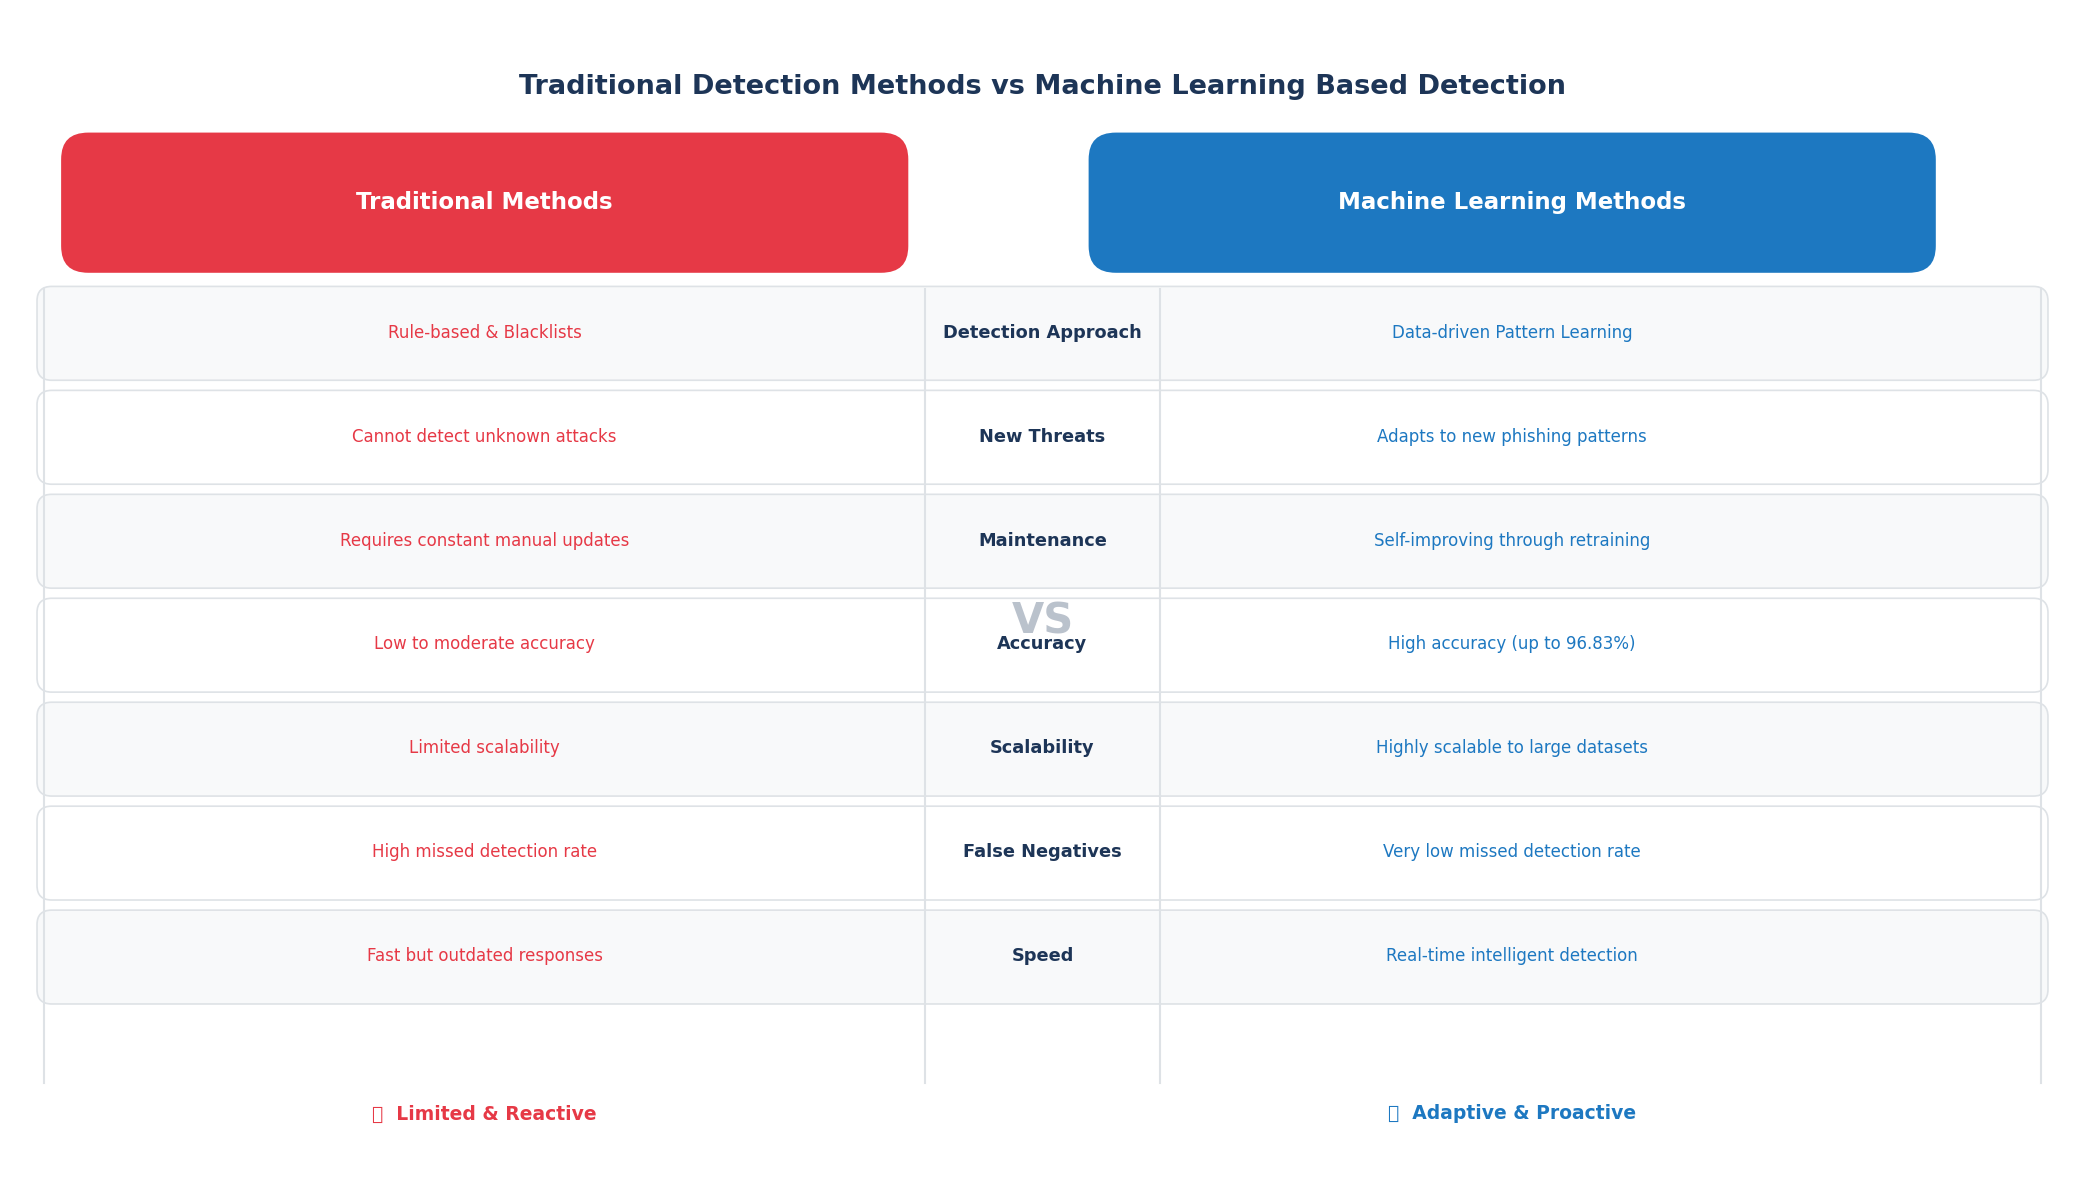

This figure's Python source:
import matplotlib.pyplot as plt
from matplotlib.patches import FancyBboxPatch
import warnings
warnings.filterwarnings('ignore')

fig, ax = plt.subplots(figsize=(14, 8))
ax.set_xlim(0, 14)
ax.set_ylim(0, 8)
ax.axis('off')

C_RED   = '#E63946'
C_BLUE  = '#1D78C1'
C_DARK  = '#1D3557'
C_LIGHT = '#F1FAEE'

ax.text(7, 7.5, 'Traditional Detection Methods vs Machine Learning Based Detection',
        ha='center', va='center', fontsize=13, fontweight='bold', color=C_DARK)

# Column headers
for x, label, color in [(3.2, 'Traditional Methods', C_RED),
                          (10.2, 'Machine Learning Methods', C_BLUE)]:
    box = FancyBboxPatch((x - 2.8, 6.3), 5.6, 0.8,
                          boxstyle="round,pad=0.1,rounding_size=0.2",
                          facecolor=color, edgecolor='white', linewidth=2)
    ax.add_patch(box)
    ax.text(x, 6.7, label, ha='center', va='center',
            fontsize=11, fontweight='bold', color='white')

# VS divider
ax.text(7, 3.8, 'VS', ha='center', va='center',
        fontsize=20, fontweight='bold', color=C_DARK, alpha=0.3)

# Comparison rows
rows = [
    ('Detection Approach', 'Rule-based & Blacklists',        'Data-driven Pattern Learning'),
    ('New Threats',        'Cannot detect unknown attacks',  'Adapts to new phishing patterns'),
    ('Maintenance',        'Requires constant manual updates','Self-improving through retraining'),
    ('Accuracy',           'Low to moderate accuracy',       'High accuracy (up to 96.83%)'),
    ('Scalability',        'Limited scalability',            'Highly scalable to large datasets'),
    ('False Negatives',    'High missed detection rate',     'Very low missed detection rate'),
    ('Speed',              'Fast but outdated responses',    'Real-time intelligent detection'),
]

y_start = 5.8
for i, (aspect, trad, ml) in enumerate(rows):
    y = y_start - i * 0.72
    bg = '#F8F9FA' if i % 2 == 0 else '#FFFFFF'

    # Row background
    box = FancyBboxPatch((0.2, y - 0.28), 13.6, 0.55,
                          boxstyle="round,pad=0.05,rounding_size=0.1",
                          facecolor=bg, edgecolor='#DEE2E6', linewidth=0.8)
    ax.add_patch(box)

    ax.text(7,    y, aspect, ha='center', va='center',
            fontsize=8.5, fontweight='bold', color=C_DARK)
    ax.text(3.2,  y, trad,   ha='center', va='center',
            fontsize=8,   color=C_RED)
    ax.text(10.2, y, ml,     ha='center', va='center',
            fontsize=8,   color=C_BLUE)

# Vertical dividers
for x in [0.2, 6.2, 7.8, 13.8]:
    ax.plot([x, x], [0.6, 6.1], color='#DEE2E6', linewidth=1)

ax.text(3.2,  0.35, '❌  Limited & Reactive', ha='center',
        fontsize=9, color=C_RED, fontweight='bold')
ax.text(10.2, 0.35, '✅  Adaptive & Proactive', ha='center',
        fontsize=9, color=C_BLUE, fontweight='bold')

plt.tight_layout()
plt.savefig('figure_2_2_traditional_vs_ml.png', dpi=150, bbox_inches='tight')
print("Saved: figure_2_2_traditional_vs_ml.png")
plt.show()
